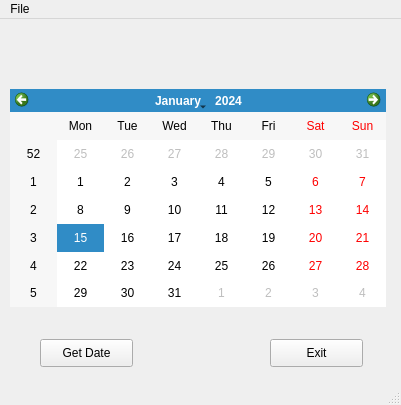
<?xml version="1.0" encoding="UTF-8"?>
<ui version="4.0">
 <class>mainWindow</class>
 <widget class="QMainWindow" name="mainWindow">
  <property name="enabled">
   <bool>true</bool>
  </property>
  <property name="geometry">
   <rect>
    <x>0</x>
    <y>0</y>
    <width>401</width>
    <height>405</height>
   </rect>
  </property>
  <property name="windowTitle">
   <string>Calendar Widget</string>
  </property>
  <widget class="QWidget" name="centralwidget">
   <widget class="QPushButton" name="btnExit">
    <property name="geometry">
     <rect>
      <x>270</x>
      <y>320</y>
      <width>93</width>
      <height>28</height>
     </rect>
    </property>
    <property name="text">
     <string>Exit</string>
    </property>
   </widget>
   <widget class="QLabel" name="lblDate">
    <property name="geometry">
     <rect>
      <x>20</x>
      <y>20</y>
      <width>191</width>
      <height>31</height>
     </rect>
    </property>
    <property name="font">
     <font>
      <pointsize>12</pointsize>
     </font>
    </property>
    <property name="text">
     <string/>
    </property>
   </widget>
   <widget class="QPushButton" name="btnDate">
    <property name="geometry">
     <rect>
      <x>40</x>
      <y>320</y>
      <width>93</width>
      <height>28</height>
     </rect>
    </property>
    <property name="text">
     <string>Get Date</string>
    </property>
   </widget>
   <widget class="QCalendarWidget" name="calWidget">
    <property name="enabled">
     <bool>true</bool>
    </property>
    <property name="geometry">
     <rect>
      <x>10</x>
      <y>70</y>
      <width>376</width>
      <height>218</height>
     </rect>
    </property>
   </widget>
  </widget>
  <widget class="QMenuBar" name="menubar">
   <property name="geometry">
    <rect>
     <x>0</x>
     <y>0</y>
     <width>401</width>
     <height>26</height>
    </rect>
   </property>
   <widget class="QMenu" name="menuFile">
    <property name="title">
     <string>File</string>
    </property>
    <addaction name="actExit"/>
   </widget>
   <addaction name="menuFile"/>
  </widget>
  <widget class="QStatusBar" name="statusbar"/>
  <action name="actExit">
   <property name="text">
    <string>Exit</string>
   </property>
  </action>
 </widget>
 <resources/>
 <connections/>
</ui>
